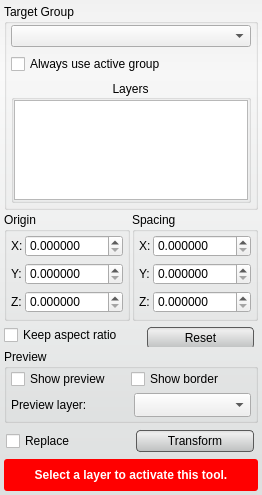
<?xml version="1.0" encoding="UTF-8"?>
<ui version="4.0">
 <class>TransformToolInterface</class>
 <widget class="QWidget" name="TransformToolInterface">
  <property name="geometry">
   <rect>
    <x>0</x>
    <y>0</y>
    <width>262</width>
    <height>495</height>
   </rect>
  </property>
  <property name="sizePolicy">
   <sizepolicy hsizetype="Preferred" vsizetype="Fixed">
    <horstretch>0</horstretch>
    <verstretch>0</verstretch>
   </sizepolicy>
  </property>
  <property name="sizeIncrement">
   <size>
    <width>0</width>
    <height>0</height>
   </size>
  </property>
  <property name="windowTitle">
   <string>Transform Tool</string>
  </property>
  <property name="styleSheet">
   <string notr="true">QWidget#TransformToolInterface{
	border-radius: 3px;
	background-color: qlineargradient(spread:pad, x1:0.5, y1:0, x2:0.5, y2:0.960227, stop:0 rgba(241, 241, 241, 255), stop:0.155779 rgba(250, 250, 250, 255), stop:1 rgba(222, 224, 224, 255));      
}

QPushButton{
	background-color: qlineargradient(spread:pad, x1:0.5, y1:0, x2:0.5, y2:0.960227, stop:0 rgba(221, 221, 221, 255), stop:0.155779 rgba(238, 238, 238, 255), stop:1 rgba(192, 194, 194, 255));
	border-radius: 4px;
	border: 1px solid rgb(90, 90, 90);
	margin:4px;
}

QPushButton:hover{
	background-color: qlineargradient(spread:pad, x1:0.5, y1:0, x2:0.5, y2:1, stop:0 rgba(195, 195, 195, 255), stop:0.253769 rgba(206, 206, 206, 255), stop:1 rgba(185, 185, 185, 255));
	border-radius: 4px;
	border: 1px solid rgb(90, 90, 90);
	margin:4px;
}

QPushButton:pressed{
	background-color: qlineargradient(spread:pad, x1:0.5, y1:0, x2:0.5, y2:1, stop:0 rgba(150, 150, 150, 255), stop:0.753769 rgba(206, 206, 206, 255), stop:1 rgba(185, 185, 185, 255));
	border-radius: 4px;
	border: 1px solid rgb(90, 90, 90);
	margin:4px;
}</string>
  </property>
  <layout class="QVBoxLayout" name="verticalLayout_3">
   <property name="spacing">
    <number>2</number>
   </property>
   <property name="margin">
    <number>4</number>
   </property>
   <item>
    <widget class="QGroupBox" name="target_groupbox_">
     <property name="sizePolicy">
      <sizepolicy hsizetype="Preferred" vsizetype="Fixed">
       <horstretch>0</horstretch>
       <verstretch>0</verstretch>
      </sizepolicy>
     </property>
     <property name="title">
      <string>Target Group</string>
     </property>
     <property name="flat">
      <bool>false</bool>
     </property>
     <layout class="QVBoxLayout" name="verticalLayout_4">
      <property name="spacing">
       <number>6</number>
      </property>
      <property name="leftMargin">
       <number>4</number>
      </property>
      <property name="topMargin">
       <number>0</number>
      </property>
      <property name="rightMargin">
       <number>4</number>
      </property>
      <property name="bottomMargin">
       <number>4</number>
      </property>
      <item>
       <widget class="QWidget" name="widget_9" native="true">
        <layout class="QVBoxLayout" name="verticalLayout_5">
         <property name="spacing">
          <number>2</number>
         </property>
         <property name="margin">
          <number>0</number>
         </property>
         <item>
          <widget class="QWidget" name="widget_10" native="true">
           <property name="minimumSize">
            <size>
             <width>0</width>
             <height>24</height>
            </size>
           </property>
           <property name="maximumSize">
            <size>
             <width>16777215</width>
             <height>24</height>
            </size>
           </property>
           <layout class="QHBoxLayout" name="horizontalLayout_6">
            <property name="spacing">
             <number>0</number>
            </property>
            <property name="margin">
             <number>0</number>
            </property>
            <item>
             <widget class="QComboBox" name="target_group_">
              <property name="sizePolicy">
               <sizepolicy hsizetype="Ignored" vsizetype="Fixed">
                <horstretch>0</horstretch>
                <verstretch>0</verstretch>
               </sizepolicy>
              </property>
             </widget>
            </item>
           </layout>
          </widget>
         </item>
        </layout>
       </widget>
      </item>
      <item>
       <widget class="QWidget" name="widget_12" native="true">
        <property name="minimumSize">
         <size>
          <width>0</width>
          <height>20</height>
         </size>
        </property>
        <layout class="QHBoxLayout" name="horizontalLayout_7">
         <property name="spacing">
          <number>0</number>
         </property>
         <property name="margin">
          <number>0</number>
         </property>
         <item>
          <widget class="QCheckBox" name="use_active_group_">
           <property name="text">
            <string>Always use active group</string>
           </property>
          </widget>
         </item>
        </layout>
       </widget>
      </item>
      <item>
       <widget class="QGroupBox" name="groupBox">
        <property name="title">
         <string>Layers</string>
        </property>
        <property name="alignment">
         <set>Qt::AlignCenter</set>
        </property>
        <property name="flat">
         <bool>true</bool>
        </property>
        <property name="checkable">
         <bool>false</bool>
        </property>
        <layout class="QVBoxLayout" name="verticalLayout_6">
         <property name="spacing">
          <number>0</number>
         </property>
         <property name="margin">
          <number>0</number>
         </property>
         <item>
          <widget class="QListWidget" name="layer_list_">
           <property name="enabled">
            <bool>true</bool>
           </property>
           <property name="sizePolicy">
            <sizepolicy hsizetype="Ignored" vsizetype="Fixed">
             <horstretch>0</horstretch>
             <verstretch>0</verstretch>
            </sizepolicy>
           </property>
           <property name="minimumSize">
            <size>
             <width>0</width>
             <height>100</height>
            </size>
           </property>
           <property name="maximumSize">
            <size>
             <width>16777215</width>
             <height>100</height>
            </size>
           </property>
           <property name="frameShape">
            <enum>QFrame::StyledPanel</enum>
           </property>
           <property name="selectionMode">
            <enum>QAbstractItemView::MultiSelection</enum>
           </property>
           <property name="resizeMode">
            <enum>QListView::Adjust</enum>
           </property>
          </widget>
         </item>
        </layout>
       </widget>
      </item>
     </layout>
    </widget>
   </item>
   <item>
    <widget class="QWidget" name="widget_8" native="true">
     <layout class="QHBoxLayout" name="horizontalLayout_4">
      <property name="spacing">
       <number>2</number>
      </property>
      <property name="margin">
       <number>0</number>
      </property>
      <item>
       <widget class="QGroupBox" name="origin_groupbox_">
        <property name="title">
         <string>Origin</string>
        </property>
        <layout class="QVBoxLayout" name="verticalLayout">
         <property name="spacing">
          <number>4</number>
         </property>
         <property name="leftMargin">
          <number>4</number>
         </property>
         <property name="topMargin">
          <number>2</number>
         </property>
         <property name="rightMargin">
          <number>4</number>
         </property>
         <property name="bottomMargin">
          <number>4</number>
         </property>
         <item>
          <widget class="QWidget" name="widget" native="true">
           <property name="minimumSize">
            <size>
             <width>0</width>
             <height>24</height>
            </size>
           </property>
           <layout class="QHBoxLayout" name="horizontalLayout_12" stretch="0,0">
            <property name="spacing">
             <number>0</number>
            </property>
            <property name="margin">
             <number>0</number>
            </property>
            <item>
             <widget class="QLabel" name="label">
              <property name="sizePolicy">
               <sizepolicy hsizetype="Fixed" vsizetype="Preferred">
                <horstretch>0</horstretch>
                <verstretch>0</verstretch>
               </sizepolicy>
              </property>
              <property name="minimumSize">
               <size>
                <width>14</width>
                <height>0</height>
               </size>
              </property>
              <property name="text">
               <string>X:</string>
              </property>
             </widget>
            </item>
            <item>
             <widget class="QDoubleSpinBox" name="origin_x_spinbox_">
              <property name="sizePolicy">
               <sizepolicy hsizetype="MinimumExpanding" vsizetype="Fixed">
                <horstretch>0</horstretch>
                <verstretch>0</verstretch>
               </sizepolicy>
              </property>
              <property name="decimals">
               <number>6</number>
              </property>
             </widget>
            </item>
           </layout>
          </widget>
         </item>
         <item>
          <widget class="QWidget" name="widget_2" native="true">
           <property name="minimumSize">
            <size>
             <width>0</width>
             <height>24</height>
            </size>
           </property>
           <layout class="QHBoxLayout" name="horizontalLayout_11" stretch="0,0">
            <property name="spacing">
             <number>0</number>
            </property>
            <property name="margin">
             <number>0</number>
            </property>
            <item>
             <widget class="QLabel" name="label_2">
              <property name="sizePolicy">
               <sizepolicy hsizetype="Fixed" vsizetype="Preferred">
                <horstretch>0</horstretch>
                <verstretch>0</verstretch>
               </sizepolicy>
              </property>
              <property name="minimumSize">
               <size>
                <width>14</width>
                <height>0</height>
               </size>
              </property>
              <property name="text">
               <string>Y:</string>
              </property>
             </widget>
            </item>
            <item>
             <widget class="QDoubleSpinBox" name="origin_y_spinbox_">
              <property name="sizePolicy">
               <sizepolicy hsizetype="MinimumExpanding" vsizetype="Fixed">
                <horstretch>0</horstretch>
                <verstretch>0</verstretch>
               </sizepolicy>
              </property>
              <property name="decimals">
               <number>6</number>
              </property>
             </widget>
            </item>
           </layout>
          </widget>
         </item>
         <item>
          <widget class="QWidget" name="widget_3" native="true">
           <property name="minimumSize">
            <size>
             <width>0</width>
             <height>24</height>
            </size>
           </property>
           <layout class="QHBoxLayout" name="horizontalLayout_10" stretch="0,0">
            <property name="spacing">
             <number>0</number>
            </property>
            <property name="margin">
             <number>0</number>
            </property>
            <item>
             <widget class="QLabel" name="label_3">
              <property name="sizePolicy">
               <sizepolicy hsizetype="Fixed" vsizetype="Preferred">
                <horstretch>0</horstretch>
                <verstretch>0</verstretch>
               </sizepolicy>
              </property>
              <property name="minimumSize">
               <size>
                <width>14</width>
                <height>0</height>
               </size>
              </property>
              <property name="text">
               <string>Z:</string>
              </property>
             </widget>
            </item>
            <item>
             <widget class="QDoubleSpinBox" name="origin_z_spinbox_">
              <property name="sizePolicy">
               <sizepolicy hsizetype="MinimumExpanding" vsizetype="Fixed">
                <horstretch>0</horstretch>
                <verstretch>0</verstretch>
               </sizepolicy>
              </property>
              <property name="decimals">
               <number>6</number>
              </property>
             </widget>
            </item>
           </layout>
          </widget>
         </item>
        </layout>
       </widget>
      </item>
      <item>
       <widget class="QGroupBox" name="spacing_groupbox_">
        <property name="title">
         <string>Spacing</string>
        </property>
        <layout class="QVBoxLayout" name="verticalLayout_2">
         <property name="spacing">
          <number>4</number>
         </property>
         <property name="leftMargin">
          <number>4</number>
         </property>
         <property name="topMargin">
          <number>2</number>
         </property>
         <property name="rightMargin">
          <number>4</number>
         </property>
         <property name="bottomMargin">
          <number>4</number>
         </property>
         <item>
          <widget class="QWidget" name="widget_4" native="true">
           <property name="minimumSize">
            <size>
             <width>0</width>
             <height>24</height>
            </size>
           </property>
           <layout class="QHBoxLayout" name="horizontalLayout_3" stretch="0,0">
            <property name="spacing">
             <number>0</number>
            </property>
            <property name="margin">
             <number>0</number>
            </property>
            <item>
             <widget class="QLabel" name="label_4">
              <property name="sizePolicy">
               <sizepolicy hsizetype="Fixed" vsizetype="Preferred">
                <horstretch>0</horstretch>
                <verstretch>0</verstretch>
               </sizepolicy>
              </property>
              <property name="minimumSize">
               <size>
                <width>14</width>
                <height>0</height>
               </size>
              </property>
              <property name="text">
               <string>X:</string>
              </property>
             </widget>
            </item>
            <item>
             <widget class="QDoubleSpinBox" name="spacing_x_spinbox_">
              <property name="sizePolicy">
               <sizepolicy hsizetype="MinimumExpanding" vsizetype="Fixed">
                <horstretch>0</horstretch>
                <verstretch>0</verstretch>
               </sizepolicy>
              </property>
              <property name="decimals">
               <number>6</number>
              </property>
             </widget>
            </item>
           </layout>
          </widget>
         </item>
         <item>
          <widget class="QWidget" name="widget_5" native="true">
           <property name="minimumSize">
            <size>
             <width>0</width>
             <height>24</height>
            </size>
           </property>
           <layout class="QHBoxLayout" name="horizontalLayout_2" stretch="0,0">
            <property name="spacing">
             <number>0</number>
            </property>
            <property name="margin">
             <number>0</number>
            </property>
            <item>
             <widget class="QLabel" name="label_6">
              <property name="sizePolicy">
               <sizepolicy hsizetype="Fixed" vsizetype="Preferred">
                <horstretch>0</horstretch>
                <verstretch>0</verstretch>
               </sizepolicy>
              </property>
              <property name="minimumSize">
               <size>
                <width>14</width>
                <height>0</height>
               </size>
              </property>
              <property name="text">
               <string>Y:</string>
              </property>
             </widget>
            </item>
            <item>
             <widget class="QDoubleSpinBox" name="spacing_y_spinbox_">
              <property name="sizePolicy">
               <sizepolicy hsizetype="MinimumExpanding" vsizetype="Fixed">
                <horstretch>0</horstretch>
                <verstretch>0</verstretch>
               </sizepolicy>
              </property>
              <property name="decimals">
               <number>6</number>
              </property>
             </widget>
            </item>
           </layout>
          </widget>
         </item>
         <item>
          <widget class="QWidget" name="widget_6" native="true">
           <property name="minimumSize">
            <size>
             <width>0</width>
             <height>24</height>
            </size>
           </property>
           <layout class="QHBoxLayout" name="horizontalLayout" stretch="0,0">
            <property name="spacing">
             <number>0</number>
            </property>
            <property name="margin">
             <number>0</number>
            </property>
            <item>
             <widget class="QLabel" name="label_5">
              <property name="sizePolicy">
               <sizepolicy hsizetype="Fixed" vsizetype="Preferred">
                <horstretch>0</horstretch>
                <verstretch>0</verstretch>
               </sizepolicy>
              </property>
              <property name="minimumSize">
               <size>
                <width>14</width>
                <height>0</height>
               </size>
              </property>
              <property name="text">
               <string>Z:</string>
              </property>
             </widget>
            </item>
            <item>
             <widget class="QDoubleSpinBox" name="spacing_z_spinbox_">
              <property name="sizePolicy">
               <sizepolicy hsizetype="MinimumExpanding" vsizetype="Fixed">
                <horstretch>0</horstretch>
                <verstretch>0</verstretch>
               </sizepolicy>
              </property>
              <property name="decimals">
               <number>6</number>
              </property>
             </widget>
            </item>
           </layout>
          </widget>
         </item>
        </layout>
       </widget>
      </item>
     </layout>
    </widget>
   </item>
   <item>
    <widget class="QWidget" name="widget_7" native="true">
     <property name="minimumSize">
      <size>
       <width>0</width>
       <height>24</height>
      </size>
     </property>
     <property name="maximumSize">
      <size>
       <width>16777215</width>
       <height>32</height>
      </size>
     </property>
     <layout class="QHBoxLayout" name="horizontalLayout_13">
      <property name="spacing">
       <number>20</number>
      </property>
      <property name="margin">
       <number>0</number>
      </property>
      <item>
       <widget class="QCheckBox" name="keep_aspect_ratio_checkbox_">
        <property name="text">
         <string>Keep aspect ratio</string>
        </property>
       </widget>
      </item>
      <item>
       <widget class="QPushButton" name="reset_button_">
        <property name="sizePolicy">
         <sizepolicy hsizetype="Preferred" vsizetype="Fixed">
          <horstretch>0</horstretch>
          <verstretch>0</verstretch>
         </sizepolicy>
        </property>
        <property name="minimumSize">
         <size>
          <width>0</width>
          <height>30</height>
         </size>
        </property>
        <property name="text">
         <string>Reset</string>
        </property>
       </widget>
      </item>
     </layout>
    </widget>
   </item>
   <item>
    <widget class="QGroupBox" name="groupBox_2">
     <property name="maximumSize">
      <size>
       <width>16777215</width>
       <height>74</height>
      </size>
     </property>
     <property name="title">
      <string>Preview</string>
     </property>
     <layout class="QVBoxLayout" name="verticalLayout_7">
      <property name="spacing">
       <number>4</number>
      </property>
      <property name="leftMargin">
       <number>4</number>
      </property>
      <property name="topMargin">
       <number>0</number>
      </property>
      <property name="rightMargin">
       <number>4</number>
      </property>
      <property name="bottomMargin">
       <number>4</number>
      </property>
      <item>
       <widget class="QWidget" name="widget_13" native="true">
        <property name="minimumSize">
         <size>
          <width>0</width>
          <height>20</height>
         </size>
        </property>
        <property name="maximumSize">
         <size>
          <width>16777215</width>
          <height>20</height>
         </size>
        </property>
        <layout class="QHBoxLayout" name="horizontalLayout_8" stretch="1,1">
         <property name="spacing">
          <number>0</number>
         </property>
         <property name="margin">
          <number>0</number>
         </property>
         <item>
          <widget class="QCheckBox" name="show_preview_checkbox_">
           <property name="text">
            <string>Show preview</string>
           </property>
          </widget>
         </item>
         <item>
          <widget class="QCheckBox" name="show_border_checkbox_">
           <property name="text">
            <string>Show border</string>
           </property>
          </widget>
         </item>
        </layout>
       </widget>
      </item>
      <item>
       <widget class="QWidget" name="preview_chooser_widget_" native="true">
        <property name="minimumSize">
         <size>
          <width>0</width>
          <height>24</height>
         </size>
        </property>
        <layout class="QHBoxLayout" name="horizontalLayout_15">
         <property name="margin">
          <number>0</number>
         </property>
         <item>
          <widget class="QLabel" name="label_7">
           <property name="text">
            <string>Preview layer:</string>
           </property>
          </widget>
         </item>
         <item>
          <widget class="QComboBox" name="preview_layer_combobox_">
           <property name="sizePolicy">
            <sizepolicy hsizetype="Ignored" vsizetype="Preferred">
             <horstretch>0</horstretch>
             <verstretch>0</verstretch>
            </sizepolicy>
           </property>
          </widget>
         </item>
        </layout>
       </widget>
      </item>
     </layout>
    </widget>
   </item>
   <item>
    <widget class="QWidget" name="widget_11" native="true">
     <property name="minimumSize">
      <size>
       <width>0</width>
       <height>32</height>
      </size>
     </property>
     <property name="maximumSize">
      <size>
       <width>16777215</width>
       <height>32</height>
      </size>
     </property>
     <layout class="QHBoxLayout" name="horizontalLayout_5" stretch="1,1">
      <property name="spacing">
       <number>0</number>
      </property>
      <property name="leftMargin">
       <number>2</number>
      </property>
      <property name="topMargin">
       <number>0</number>
      </property>
      <property name="rightMargin">
       <number>0</number>
      </property>
      <property name="bottomMargin">
       <number>0</number>
      </property>
      <item>
       <widget class="QCheckBox" name="replace_checkbox_">
        <property name="minimumSize">
         <size>
          <width>0</width>
          <height>32</height>
         </size>
        </property>
        <property name="text">
         <string>Replace</string>
        </property>
       </widget>
      </item>
      <item>
       <widget class="QPushButton" name="execute_button_">
        <property name="sizePolicy">
         <sizepolicy hsizetype="Preferred" vsizetype="Fixed">
          <horstretch>0</horstretch>
          <verstretch>0</verstretch>
         </sizepolicy>
        </property>
        <property name="minimumSize">
         <size>
          <width>0</width>
          <height>30</height>
         </size>
        </property>
        <property name="text">
         <string>Transform</string>
        </property>
       </widget>
      </item>
     </layout>
    </widget>
   </item>
   <item>
    <widget class="QWidget" name="message_alert_" native="true">
     <property name="minimumSize">
      <size>
       <width>0</width>
       <height>32</height>
      </size>
     </property>
     <property name="maximumSize">
      <size>
       <width>16777215</width>
       <height>32</height>
      </size>
     </property>
     <property name="styleSheet">
      <string notr="true">QLabel#message_{
	color: white;
	font: bold;
}

QWidget#message_alert_{
	border-radius: 3px;
	background-color: red;
}</string>
     </property>
     <layout class="QHBoxLayout" name="horizontalLayout_14">
      <property name="spacing">
       <number>0</number>
      </property>
      <property name="margin">
       <number>4</number>
      </property>
      <item>
       <widget class="QLabel" name="message_">
        <property name="text">
         <string>Select a layer to activate this tool.</string>
        </property>
        <property name="alignment">
         <set>Qt::AlignCenter</set>
        </property>
        <property name="wordWrap">
         <bool>true</bool>
        </property>
       </widget>
      </item>
     </layout>
    </widget>
   </item>
  </layout>
 </widget>
 <resources/>
 <connections>
  <connection>
   <sender>show_preview_checkbox_</sender>
   <signal>clicked(bool)</signal>
   <receiver>preview_chooser_widget_</receiver>
   <slot>setVisible(bool)</slot>
   <hints>
    <hint type="sourcelabel">
     <x>73</x>
     <y>422</y>
    </hint>
    <hint type="destinationlabel">
     <x>130</x>
     <y>447</y>
    </hint>
   </hints>
  </connection>
 </connections>
</ui>
